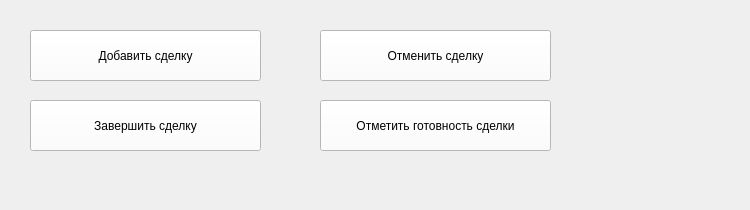
    <widget class="QWidget" name="page_deals">
     <widget class="QFrame" name="frame_deals">
      <property name="geometry">
       <rect>
        <x>20</x>
        <y>10</y>
        <width>721</width>
        <height>191</height>
       </rect>
      </property>
      <property name="styleSheet">
       <string notr="true">background-color: transparent;</string>
      </property>
      <property name="frameShape">
       <enum>QFrame::StyledPanel</enum>
      </property>
      <property name="frameShadow">
       <enum>QFrame::Raised</enum>
      </property>
      <widget class="QPushButton" name="bt_deals_add">
       <property name="geometry">
        <rect>
         <x>10</x>
         <y>20</y>
         <width>231</width>
         <height>51</height>
        </rect>
       </property>
       <property name="styleSheet">
        <string notr="true">background-color: rgb(255,255,255);
color: rgb(0, 0, 0);</string>
       </property>
       <property name="text">
        <string>Добавить сделку</string>
       </property>
      </widget>
      <widget class="QPushButton" name="bt_dealsAdd_2">
       <property name="geometry">
        <rect>
         <x>10</x>
         <y>90</y>
         <width>231</width>
         <height>51</height>
        </rect>
       </property>
       <property name="styleSheet">
        <string notr="true">background-color: rgb(255,255,255);
color: rgb(0, 0, 0);</string>
       </property>
       <property name="text">
        <string>Завершить сделку</string>
       </property>
      </widget>
      <widget class="QPushButton" name="bt_dealsAdd_3">
       <property name="geometry">
        <rect>
         <x>300</x>
         <y>20</y>
         <width>231</width>
         <height>51</height>
        </rect>
       </property>
       <property name="styleSheet">
        <string notr="true">background-color: rgb(255,255,255);
color: rgb(0, 0, 0);</string>
       </property>
       <property name="text">
        <string>Отменить сделку</string>
       </property>
      </widget>
      <widget class="QPushButton" name="bt_dealsAdd_4">
       <property name="geometry">
        <rect>
         <x>300</x>
         <y>90</y>
         <width>231</width>
         <height>51</height>
        </rect>
       </property>
       <property name="styleSheet">
        <string notr="true">background-color: rgb(255,255,255);
color: rgb(0, 0, 0);</string>
       </property>
       <property name="text">
        <string>Отметить готовность сделки</string>
       </property>
      </widget>
     </widget>
    </widget>
